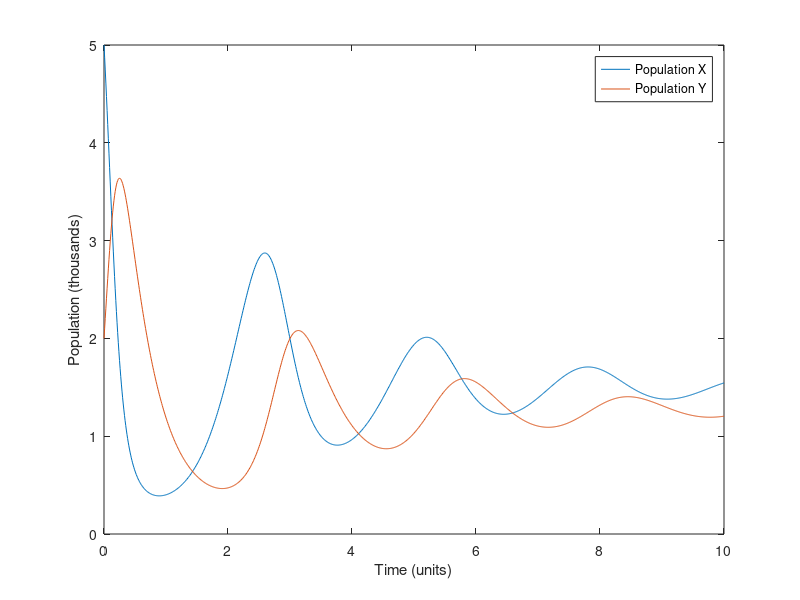

The MATLAB source for this figure:
%Problem 1: Population of Two Species Under Competition
%Benjamin Asdell, UID: 005114992
%Computes the population of two competing species and plots their
%respective population sizes over time

clc;
%Initializing given constants
a = 3; b = 2; gamma = 2; p = 1.5; epsilon = 0.3; delta = 0.2;
%Initializing time constants for calculation
t_i = 0; t_f = 10; delta_t = 0.01;
t_steps = ceil(t_f/delta_t);
t = linspace(t_i, t_f, t_steps);
%Initializing population values
x = zeros(1,t_steps);
y = zeros(1,t_steps);
x(1) = 5;
y(1) = 2;
%Discretized Lotka-Volterra calculation
for k = 2:t_steps
    x(k) = x(k-1) + delta_t*x(k-1)*(a - epsilon*x(k-1) - b*y(k-1));
    y(k) = y(k-1) + delta_t*y(k-1)*(-gamma + p*x(k-1) - delta*y(k-1));
end
%Plotting functions
plot(t, x);
xlabel('Time (units)');
ylabel('Population (thousands)');
hold on
plot(t, y);
legend('Population X', 'Population Y');
hold off
saveas(gcf,'hw3_005114992_p1.png');
%output to command window
fprintf('The final X population is: %3.5f (thousands) \n', x(t_steps));
fprintf('The final Y population is: %3.5f (thousands)', y(t_steps));